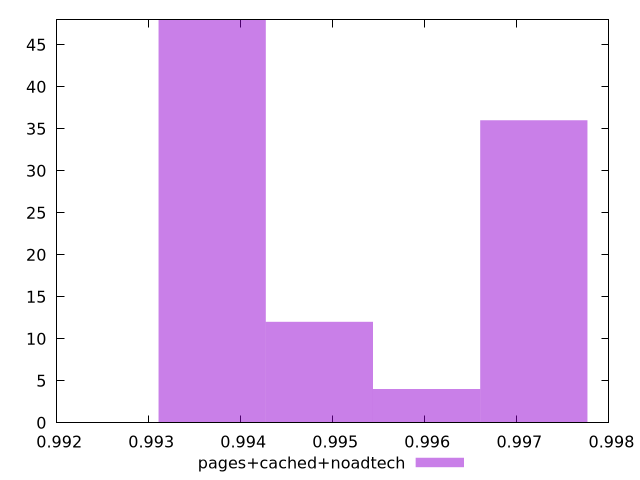

Generate this figure with gnuplot:
$_pagesCachedNoadtech <<EOF
0.9936898707829211 48
0.9971846768935293 36
0.9960197415233265 4
0.9948548061531238 12
EOF
set key outside below
set terminal pngcairo
set output "report_00004_2020-11-02T20-21-41.718Z/interactive/pages+cached+noadtech//hist.png"
set yrange [0:48]
set boxwidth 0.001164935370202721
set style fill transparent solid 0.5 noborder
plot $_pagesCachedNoadtech title "pages+cached+noadtech" with boxes ,
